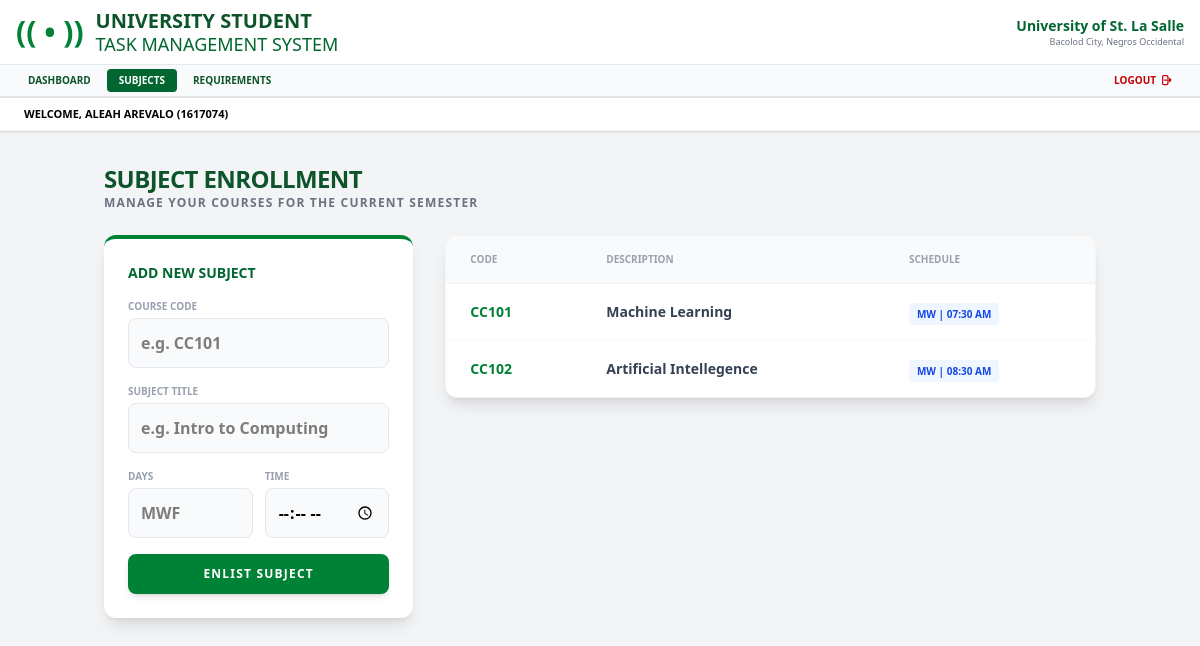
/subjects/ (signed in), run on the app's committed database.
### assignmenttracker/models.py (models this page shows, shortened)
class Subject(models.Model):
    user = models.ForeignKey(User, on_delete=models.CASCADE, related_name='subjects', null=True)
    name = models.CharField(max_length=100)
    code = models.CharField(max_length=10)
    days = models.CharField(max_length=50) # Removed placeholder
    time = models.TimeField()

### assignmenttracker/views.py (the view, shortened to what this page needs)
# urls.py: path('subjects/', views.subject_list, name='subject_list'),
@login_required
def subject_list(request):
    subjects = Subject.objects.filter(user=request.user)
    return render(request, 'assignmenttracker/subjects.html', {'subjects': subjects})

### assignmenttracker/templates/assignmenttracker/subjects.html (shortened to what this page needs)
{% extends 'base.html' %}
{% block content %}
<div class="max-w-5xl mx-auto px-4 py-8">
    <div class="mb-6">
        <h2 class="text-2xl font-black text-green-900 uppercase tracking-tight">Subject Enrollment</h2>
        <p class="text-xs font-bold text-gray-500 uppercase tracking-widest">Manage your courses for the current semester</p>
    </div>
    <div class="grid grid-cols-1 lg:grid-cols-3 gap-8">
        <div class="lg:col-span-1">
            <div class="bg-white rounded-xl shadow-lg border-t-4 border-green-700 p-6">
                <h3 class="text-sm font-black text-green-800 uppercase mb-4">Add New Subject</h3>
                <form method="POST" class="space-y-4">
                    <div>
                        <label class="block text-[10px] font-black text-gray-400 uppercase mb-1">Course Code</label>
                        <input type="text" name="code" placeholder="e.g. CC101"
                               class="w-full p-3 bg-gray-50 border border-gray-200 rounded-lg focus:ring-2 focus:ring-green-600 outline-none font-bold" required>
                    </div>
                    <div>
                        <label class="block text-[10px] font-black text-gray-400 uppercase mb-1">Subject Title</label>
                        <input type="text" name="name" placeholder="e.g. Intro to Computing"
                               class="w-full p-3 bg-gray-50 border border-gray-200 rounded-lg focus:ring-2 focus:ring-green-600 outline-none font-bold" required>
                    </div>
                    <div class="grid grid-cols-2 gap-3">
                        <div>
                            <label class="block text-[10px] font-black text-gray-400 uppercase mb-1">Days</label>
                            <input type="text" name="days" placeholder="MWF"
                                   class="w-full p-3 bg-gray-50 border border-gray-200 rounded-lg focus:ring-2 focus:ring-green-600 outline-none font-bold" required>
                        </div>
                        <div>
                            <label class="block text-[10px] font-black text-gray-400 uppercase mb-1">Time</label>
                            <input type="time" name="time"
                                   class="w-full p-3 bg-gray-50 border border-gray-200 rounded-lg focus:ring-2 focus:ring-green-600 outline-none font-bold" required>
                        </div>
                    </div>
                    <button type="submit" class="w-full py-3 bg-green-700 hover:bg-green-800 text-white font-black uppercase text-xs tracking-widest rounded-lg transition-all shadow-md">
                        Enlist Subject
                    </button>
                </form>
            </div>
        </div>
        <div class="lg:col-span-2">
            <div class="bg-white rounded-xl shadow-lg overflow-hidden border border-gray-100">
                <table class="w-full text-left">
                    <thead class="bg-gray-50 border-b border-gray-100">
                        <tr>
                            <th class="px-6 py-4 text-[10px] font-black text-gray-400 uppercase">Code</th>
                            <th class="px-6 py-4 text-[10px] font-black text-gray-400 uppercase">Description</th>
                            <th class="px-6 py-4 text-[10px] font-black text-gray-400 uppercase">Schedule</th>
                        </tr>
                    </thead>
                    <tbody class="divide-y divide-gray-50">
                        {% for s in subjects %}
                        <tr class="hover:bg-green-50/50 transition-colors">
                            <td class="px-6 py-4 font-black text-green-700 uppercase text-sm">{{ s.code }}</td>
                            <td class="px-6 py-4 font-bold text-gray-700 text-sm">{{ s.name }}</td>
                            <td class="px-6 py-4">
                                <span class="bg-blue-50 text-blue-700 px-2 py-1 rounded text-[10px] font-black uppercase">
                                    {{ s.days }} | {{ s.time|time:"h:i A" }}
                                </span>
                            </td>
                        </tr>
                        {% empty %}
                        <tr>
                            <td colspan="3" class="px-6 py-12 text-center text-gray-400 italic text-sm">
                                You haven't added any subjects for this semester yet.
                            </td>
                        </tr>
                        {% endfor %}
                    </tbody>
                </table>
            </div>
        </div>
    </div>
</div>
{% endblock %}

### theme/templates/base.html (shortened to what this page needs)
{% load static tailwind_tags %}
<!DOCTYPE html>
<html lang="en">
<head>
    {% tailwind_css %}
</head>
<body class="bg-gray-100 font-sans leading-normal tracking-normal">
    <nav class="bg-white border-b border-gray-200">
        <div class="max-w-full px-4 py-2 flex justify-between items-center">
            <div class="flex items-center space-x-3">
                <div class="text-green-700 text-3xl font-bold">(( • ))</div>
                <div>
                    <h1 class="text-xl font-bold text-green-900 leading-tight uppercase">University Student</h1>
                    <h2 class="text-lg text-green-800 leading-tight uppercase">Task Management System</h2>
                </div>
            </div>
            <div class="flex items-center space-x-4">
                <div class="text-right hidden md:block">
                    <p class="text-green-800 font-bold text-sm">University of St. La Salle</p>
                    <p class="text-gray-500 text-xs text-[9px]">Bacolod City, Negros Occidental</p>
                </div>
            </div>
        </div>
        <div class="bg-gray-50 border-y border-gray-200">
            <div class="flex justify-between items-center px-4 py-1">
                <div class="flex space-x-1 text-[10px] font-bold uppercase text-purple-900 whitespace-nowrap overflow-x-auto">
                    <a href="{% url 'dashboard' %}" class="px-3 py-1 {% if request.resolver_match.url_name == 'dashboard' %}bg-green-800 text-white{% else %}hover:bg-green-700 hover:text-white text-green-900{% endif %} rounded transition-colors">Dashboard</a>
                    <a href="{% url 'subject_list' %}" class="px-3 py-1 {% if request.resolver_match.url_name == 'subject_list' %}bg-green-800 text-white{% else %}hover:bg-green-700 hover:text-white text-green-900{% endif %} rounded transition-colors">Subjects</a>
                    <a href="{% url 'add_assignment' %}" class="px-3 py-1 {% if request.resolver_match.url_name == 'add_assignment' %}bg-green-800 text-white{% else %}hover:bg-green-700 hover:text-white text-green-900{% endif %} rounded transition-colors">Requirements</a>
                </div>
                <div class="flex text-[10px] font-bold uppercase">
                    <a href="{% url 'login' %}" class="px-3 py-1 text-red-700 hover:bg-red-700 hover:text-white rounded transition-all flex items-center space-x-1">
                        <span>Logout</span>
                    </a>
                </div>
            </div>
        </div>
    </nav>
    <div class="bg-white px-6 py-2 border-b border-gray-100 shadow-sm">
        <p class="text-[11px] font-black text-black uppercase">
            Welcome, {{ user.first_name }} {{ user.last_name|default:"ALEAH JELEIN CORDOVA AREVALO" }} ({{ user.username }})
        </p>
    </div>
    <main>
        {% block content %}
        {% endblock %}
    </main>
</body>
</html>

### data on the page
Subject: code "CC101", name "Machine Learning", days "MW", time "07:30 AM"
Subject: code "CC102", name "Artificial Intellegence", days "MW", time "08:30 AM"

### other printed values
{{ user.first_name }} "ALEAH"
{{ user.last_name|default:"ALEAH JELEIN CORDOVA AREVALO" }} "AREVALO"
{{ user.username }} "1617074"
